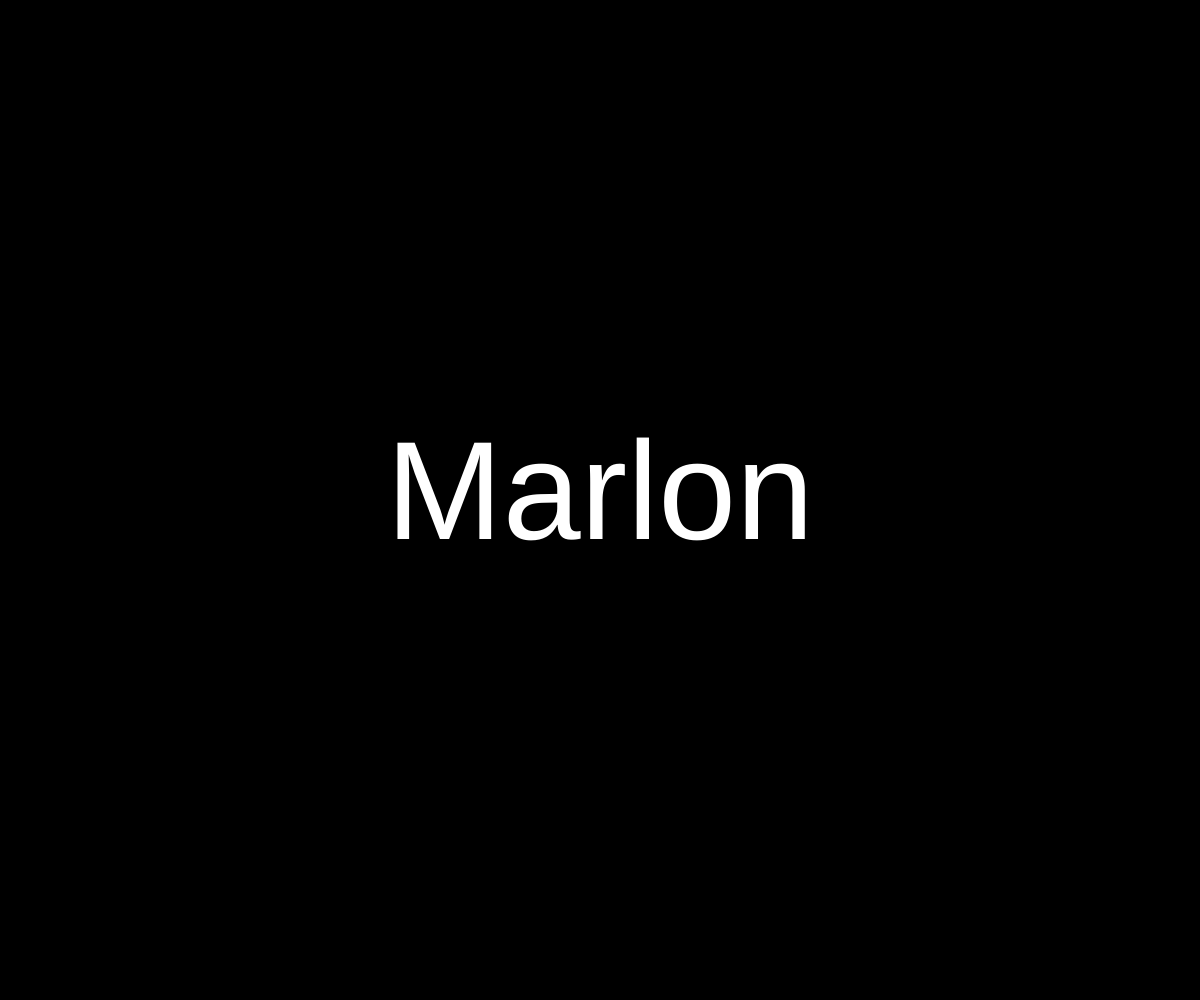
Frame 1 (no input)
Frame 60 (no input): identical to frame 1, image omitted
Frame 120 (the mouse pressed at the canvas centre since frame 60): identical to frame 1, image omitted

The p5.js sketch that drew this single still picture (run headless with seeded random() and noise() and a simulated clock; from frame 60 on, the mouse is pressed at the canvas centre):

// p5.js sketch
// ── sketch.js
const words = [
  'Marlon',
  'Enes',
  'Jonas',
  'Philipp',
]
let randomIndex = 0;
let textColor = 255;
let bgColor = 0;

function setup() {
  createCanvas(windowWidth, windowHeight);
  fill(50);
  textAlign(CENTER, CENTER);
  textSize(140);
}

function draw() {
  background(bgColor);
  fill(textColor);
  text(words[randomIndex], width/2, height/2);
}

function mouseReleased() {
  randomIndex = round(random(0, words.length - 1));
  if (bgColor === 0) {
    bgColor = 50;
  } else {
    bgColor = 0;
  }
}

function windowResized() {
  resizeCanvas(windowWidth, windowHeight);
}
